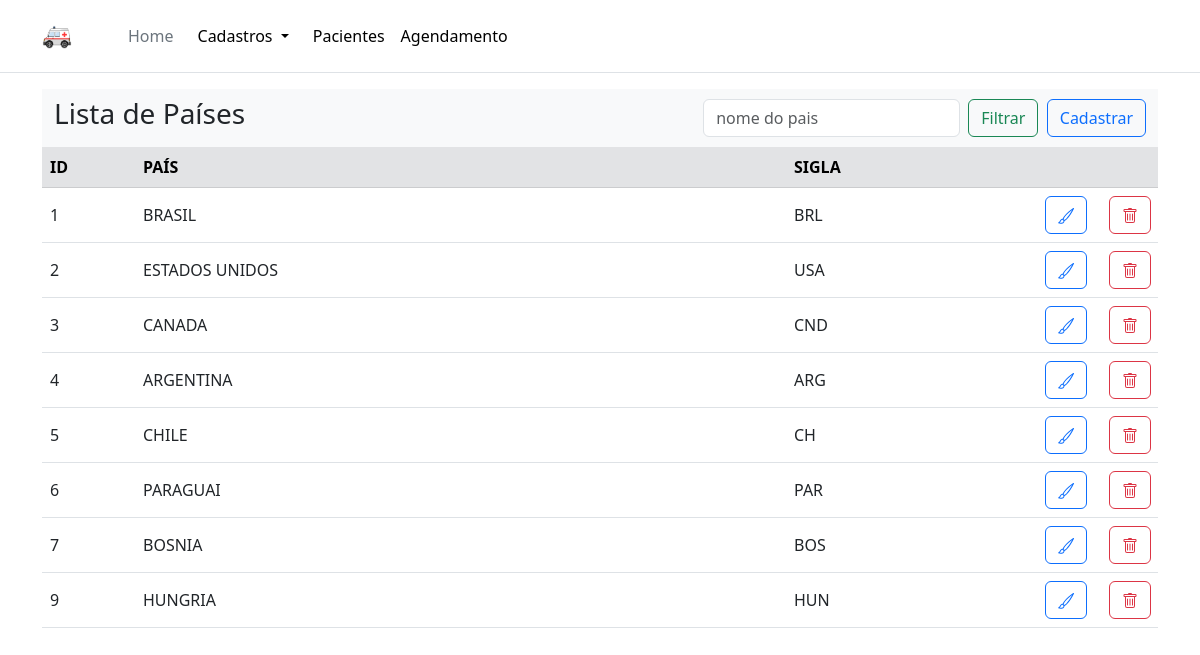
/paises, run on an earlier commit of the app's database.
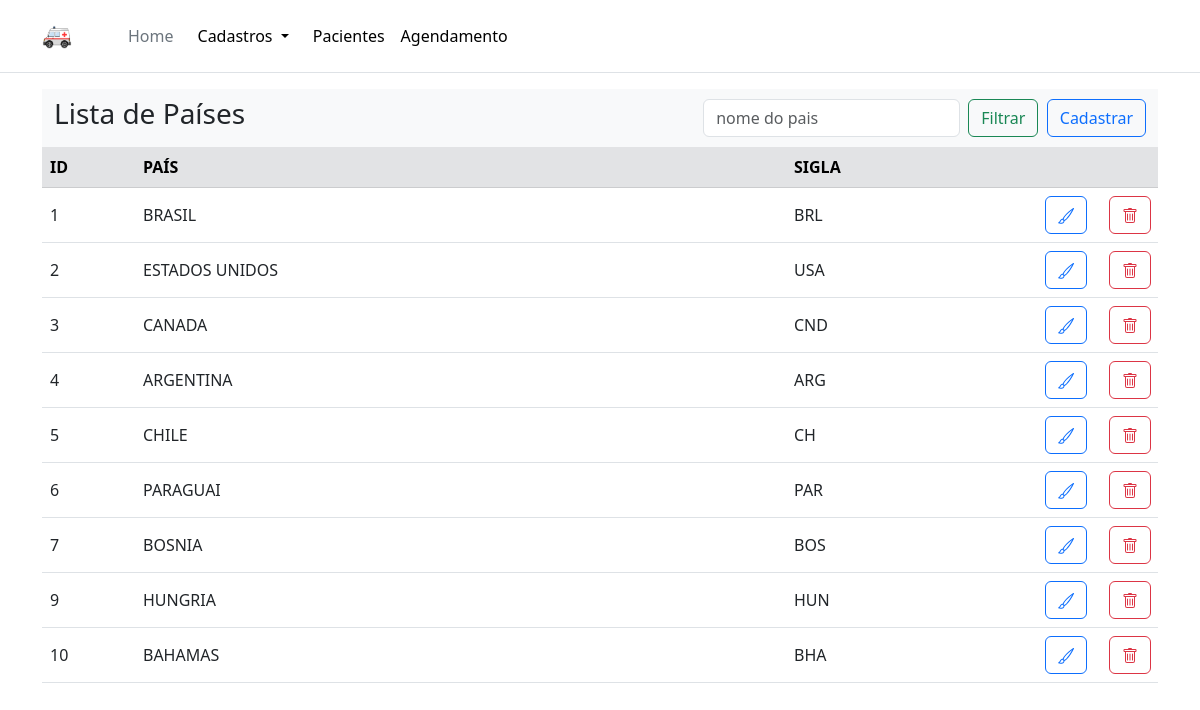
And on a later commit of the database.
### app.py (models this page shows, shortened)
class Pais (Base):
    __tablename__ = "PAIS"
    pais_id = Column(INTEGER, primary_key=True)
    nome = Column(TEXT(250))
    sigla = Column(TEXT(3))

### app.py (the view)
@app.route("/paises")
def paises():
    sql = select(Pais)
    return render_template('paises.html',paises=session.scalars(sql))

### templates/paises.html (shortened to what this page needs)
{% extends 'base.html' %}
{% block content %}
    <nav class="navbar navbar-expand-lg bg-body-tertiary">
        <div class="container-fluid">
        <div class="collapse navbar-collapse" id="navbarSupportedContent">
            <h3>Lista de Países</h3>
            <form class="d-flex" role="search">
            <input class="form-control me-2" type="search" placeholder="nome do pais" aria-label="Search">
            <button class="btn btn-outline-success" type="submit">Filtrar</button>
            </form>
            <a class="btn btn-outline-primary d-inline-flex align-items-center" href="/paises/novo" role="button">Cadastrar</a>
        </div>
        </div>
    </nav>
    <table class="table table-hover">
        <thead>
            <tr class="table-secondary">
                <th class="col-1">ID</th>
                <th class="col-7">PAÍS</th>
                <th class="col-2">SIGLA</th>
                <th class="col-2"></th>
        </thead>
        <tbody>
        {% for pais in paises %}
            <tr>
                <td class="col-1 align-middle">{{ pais['pais_id'] }}</td>
                <td class="col-7 align-middle">{{ pais['nome'] }}</td>
                <td class="col-2 align-middle">{{ pais['sigla'] }}</td>
                <td class="col-1 align-middle">
                    <div class="row buttons justify-content-end">
                        <div class="col-2">
                            <a class="btn btn-outline-primary" href="/paises/editar/{{pais['pais_id']}}">
                            </a>
                        </div>
                        <div class="col-2"></div>
                        <div class="col-2">
                            <button type="button" class="btn btn-outline-danger" data-bs-toggle="modal" data-bs-target="#staticBackdrop">
                            </button>
                        </div>
                        <div class="col-2"></div>
                    </div>
                </td>
            </tr>
        {% endfor %}
        </tbody>
    </table>
{% endblock %}

What changed in the data, as far as the page shows it:
added Pais: pais_id "10", nome "BAHAMAS", sigla "BHA"
